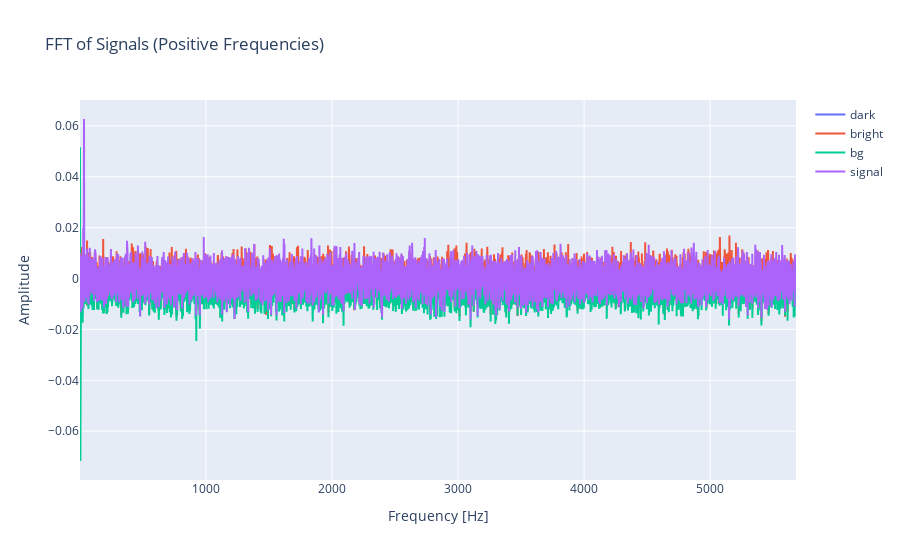

Here is the notebook cell this chart was saved with:
### Code cell
data, params = read_data("../measurement/output/20250207_odmr_tracking_snr/data_dev_pulsed_odmr_tracking_changedetection_1739314872.4265556_runlen_900.pkl")
if data is not None:
    averaged_data = average_repeated_data(data, 0, 518, params['idx_pointer'], params['reps'])
    x, y = add_fft_trace(averaged_data, params['t_ribloc'] + params['t_fevol'])

name = ["dark", "bright", "bg", "signal"]
fig_fft = go.Figure()


fig_fft.add_trace(go.Scatter(x=x[0], y=y[0], mode='lines', name=name[0]))
fig_fft.add_trace(go.Scatter(x=x[1], y=y[1], mode='lines', name=name[1]))
fig_fft.add_trace(go.Scatter(x=x[2], y=y[2], mode='lines', name=name[2]))
fig_fft.add_trace(go.Scatter(x=x[3], y=y[3], mode='lines', name=name[3]))

fig_fft.update_layout(title='FFT of Signals (Positive Frequencies)',
                      xaxis_title='Frequency [Hz]',
                      yaxis_title='Amplitude')
# Show plots
fig_fft.show()
# noise=calculate_mean_noise_fft(y[3])
signal=np.max(y[3])
print(signal/noise)
np.max(y[3])

### Figure 1 — Plotly figure (JSON) as saved in the notebook; plotly's stock layout.template omitted (floating-point values rounded to 4 significant figures; data arrays with more than 128 entries replaced by an {"elided": "..."} marker saying what was removed)
{"data": [{"mode": "lines", "name": "dark", "type": "scatter", "x": {"elided": "7499 float values"}, "y": {"elided": "7499 int values"}}, {"mode": "lines", "name": "bright", "type": "scatter", "x": {"elided": "7499 float values"}, "y": {"elided": "7499 float values"}}, {"mode": "lines", "name": "bg", "type": "scatter", "x": {"elided": "7499 float values"}, "y": {"elided": "7499 float values"}}, {"mode": "lines", "name": "signal", "type": "scatter", "x": {"elided": "7499 float values"}, "y": {"elided": "7499 float values"}}], "layout": {"title": {"text": "FFT of Signals (Positive Frequencies)"}, "xaxis": {"title": {"text": "Frequency [Hz]"}}, "yaxis": {"title": {"text": "Amplitude"}}}}
